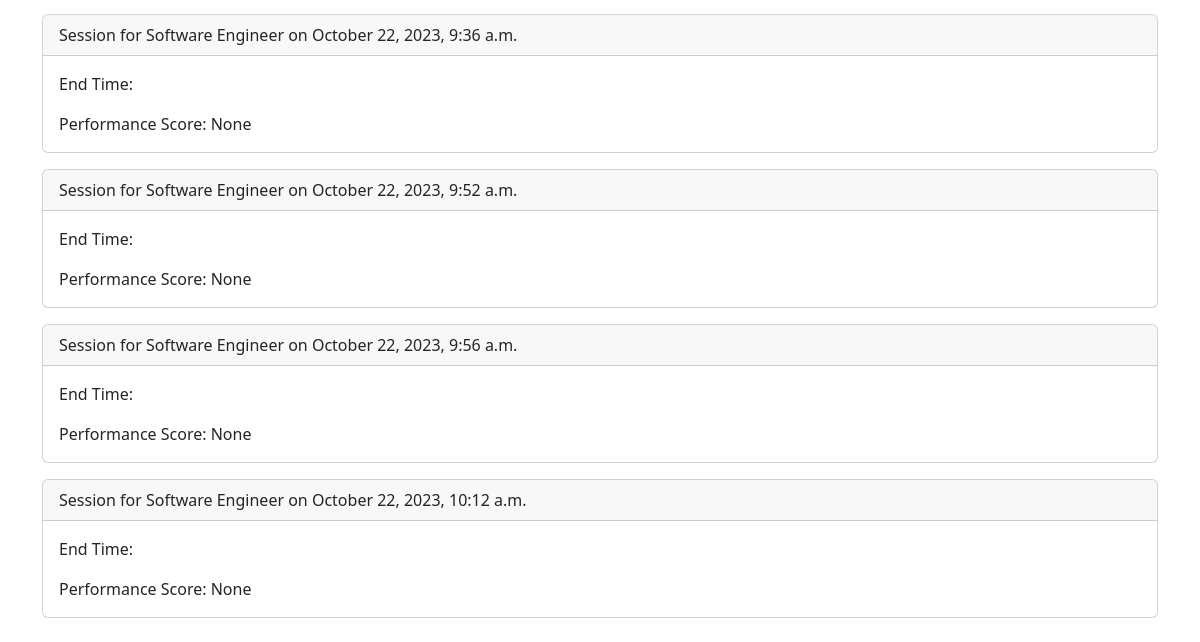
Page /sessions/ (signed in, lower part) on the earlier database version.
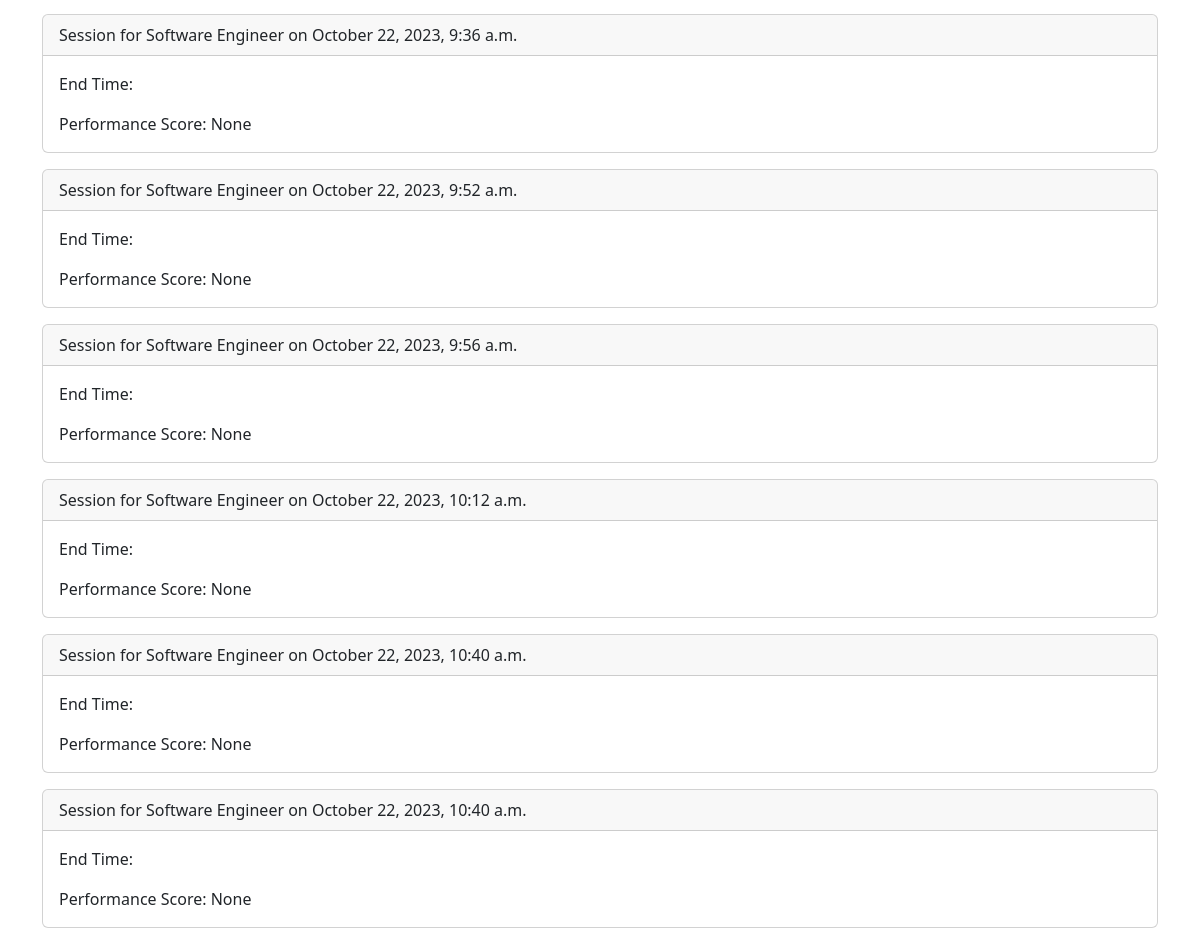
Same page on the later database version.
### core/models.py (models this page shows, shortened)
class Session(models.Model):
    session_id = models.CharField(max_length=32, unique=True, editable=False)  # hash field
    interview = models.ForeignKey(Interview, on_delete=models.CASCADE, related_name='sessions')
    start_time = models.DateTimeField(auto_now=True)
    questions = models.JSONField(blank=True, null=True)  # You could use a TextField if your Django version < 3.1
    responses = models.JSONField(blank=True, null=True)  # You could use a TextField if your Django version < 3.1
    performance_analysis = models.TextField(blank=True, null=True)
    performance_score = models.FloatField(null=True, blank=True)  # assuming score is a float value, set to null if not scored yet
    analysis_status = models.CharField(max_length=10, default='pending', choices=[('pending', 'Pending'), ('processing', 'Processing'), ('done', 'Done')])
    analysis_result = models.TextField(blank=True, null=True)

class Interview(models.Model):
    user = models.ForeignKey(User, on_delete=models.CASCADE, related_name='interviews')
    job_title = models.CharField(max_length=255, blank=False, null=False)
    company_name = models.CharField(max_length=255, blank=False, null=False)
    job_description = models.TextField(blank=True, null=True)
    resume = models.FileField(upload_to='resumes/')
    resume_text = models.CharField(max_length=10000, blank=True, null=True)
    created_at = models.DateTimeField(auto_now=True)
    updated_at = models.DateTimeField(auto_now=True)

### core/views.py (the view)
# urls.py: path('sessions/', SessionListView.as_view(), name='session_list'),
class SessionListView(LoginRequiredMixin, generic.ListView):
    model = Session
    template_name = 'core/session_list.html'
    context_object_name = 'sessions'

### core/templates/core/session_list.html
{% extends 'core/base_generic.html' %}
{% block body %}
  <div class="container">
    {% for session in sessions %}
      <div class="card mb-3">
        <div class="card-header">
          Session for {{ session.interview.job_title }} on {{ session.start_time|date:"F j, Y, P" }}
        </div>
        <div class="card-body">
          <p class="card-text">End Time: {{ session.end_time|date:"F j, Y, P" }}</p>
          <p class="card-text">Performance Score: {{ session.performance_score }}</p>
        </div>
      </div>
    {% empty %}
      <p>No sessions available.</p>
    {% endfor %}
  </div>
{% endblock %}

Differences in the rows shown:
added Session: interview.job_title "Software Engineer", start_time "October 22, 2023, 10:40 a.m.", performance_score "None"
added Session: interview.job_title "Software Engineer", start_time "October 22, 2023, 10:40 a.m.", performance_score "None"
